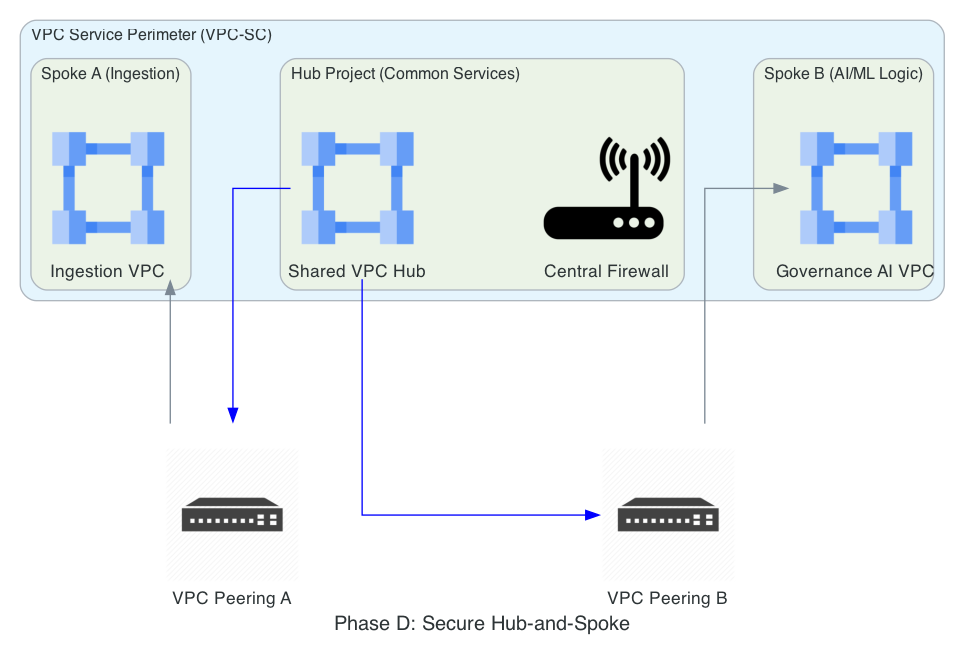

This figure's Python source:
from diagrams import Diagram, Cluster, Edge
from diagrams.gcp.network import VirtualPrivateCloud
from diagrams.generic.network import Router, Switch

graph_attr = {"pad": "0.1", "nodesep": "1.2", "ranksep": "1.5", "bgcolor": "transparent"}

with Diagram("Phase D: Secure Hub-and-Spoke", show=False, filename="gov_network_topology_hub", direction="TB", graph_attr=graph_attr):
    with Cluster("VPC Service Perimeter (VPC-SC)"):
        with Cluster("Hub Project (Common Services)"):
            hub_vpc = VirtualPrivateCloud("Shared VPC Hub")
            fw = Router("Central Firewall")
        with Cluster("Spoke A (Ingestion)"):
            ingest_vpc = VirtualPrivateCloud("Ingestion VPC")
        with Cluster("Spoke B (AI/ML Logic)"):
            ai_vpc = VirtualPrivateCloud("Governance AI VPC")
    peer1 = Switch("VPC Peering A")
    peer2 = Switch("VPC Peering B")
    hub_vpc >> Edge(color="blue") >> peer1 >> ingest_vpc
    hub_vpc >> Edge(color="blue") >> peer2 >> ai_vpc
